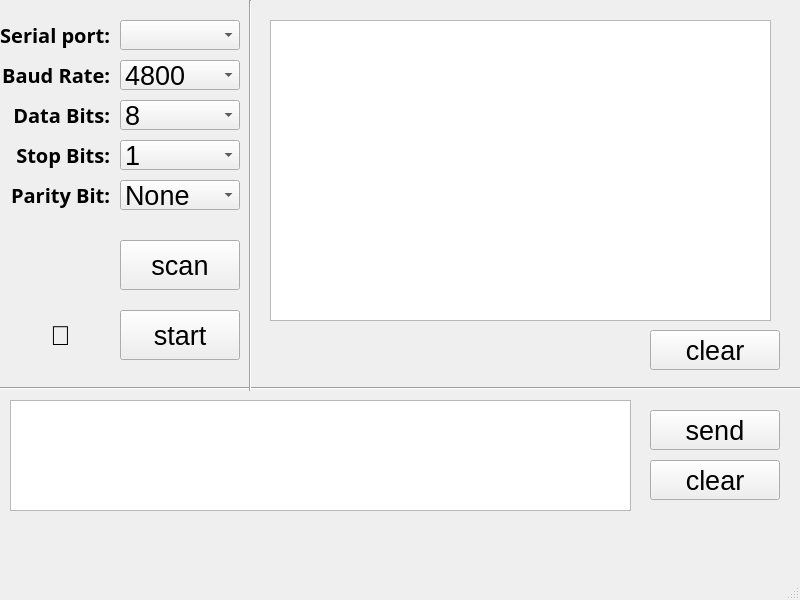
<?xml version="1.0" encoding="UTF-8"?>
<ui version="4.0">
 <class>MainWindow</class>
 <widget class="QMainWindow" name="MainWindow">
  <property name="geometry">
   <rect>
    <x>0</x>
    <y>0</y>
    <width>800</width>
    <height>600</height>
   </rect>
  </property>
  <property name="font">
   <font>
    <pointsize>20</pointsize>
   </font>
  </property>
  <property name="windowTitle">
   <string>MainWindow</string>
  </property>
  <widget class="QWidget" name="centralwidget">
   <widget class="Line" name="Hline">
    <property name="geometry">
     <rect>
      <x>0</x>
      <y>380</y>
      <width>801</width>
      <height>16</height>
     </rect>
    </property>
    <property name="orientation">
     <enum>Qt::Orientation::Horizontal</enum>
    </property>
   </widget>
   <widget class="Line" name="Vline">
    <property name="geometry">
     <rect>
      <x>240</x>
      <y>0</y>
      <width>20</width>
      <height>391</height>
     </rect>
    </property>
    <property name="orientation">
     <enum>Qt::Orientation::Vertical</enum>
    </property>
   </widget>
   <widget class="QLabel" name="serial_port">
    <property name="geometry">
     <rect>
      <x>-10</x>
      <y>20</y>
      <width>120</width>
      <height>30</height>
     </rect>
    </property>
    <property name="font">
     <font>
      <family>STLiti</family>
      <pointsize>15</pointsize>
      <italic>false</italic>
      <bold>true</bold>
     </font>
    </property>
    <property name="layoutDirection">
     <enum>Qt::LayoutDirection::LeftToRight</enum>
    </property>
    <property name="text">
     <string>Serial port:</string>
    </property>
    <property name="alignment">
     <set>Qt::AlignmentFlag::AlignRight|Qt::AlignmentFlag::AlignTrailing|Qt::AlignmentFlag::AlignVCenter</set>
    </property>
   </widget>
   <widget class="QLabel" name="baud_rate">
    <property name="geometry">
     <rect>
      <x>-10</x>
      <y>60</y>
      <width>120</width>
      <height>30</height>
     </rect>
    </property>
    <property name="font">
     <font>
      <family>STLiti</family>
      <pointsize>15</pointsize>
      <italic>false</italic>
      <bold>true</bold>
     </font>
    </property>
    <property name="layoutDirection">
     <enum>Qt::LayoutDirection::LeftToRight</enum>
    </property>
    <property name="text">
     <string>Baud Rate:</string>
    </property>
    <property name="alignment">
     <set>Qt::AlignmentFlag::AlignRight|Qt::AlignmentFlag::AlignTrailing|Qt::AlignmentFlag::AlignVCenter</set>
    </property>
   </widget>
   <widget class="QLabel" name="data_bits">
    <property name="geometry">
     <rect>
      <x>-10</x>
      <y>100</y>
      <width>120</width>
      <height>30</height>
     </rect>
    </property>
    <property name="font">
     <font>
      <family>STLiti</family>
      <pointsize>15</pointsize>
      <italic>false</italic>
      <bold>true</bold>
     </font>
    </property>
    <property name="layoutDirection">
     <enum>Qt::LayoutDirection::LeftToRight</enum>
    </property>
    <property name="text">
     <string>Data Bits:</string>
    </property>
    <property name="alignment">
     <set>Qt::AlignmentFlag::AlignRight|Qt::AlignmentFlag::AlignTrailing|Qt::AlignmentFlag::AlignVCenter</set>
    </property>
   </widget>
   <widget class="QLabel" name="stop_bits">
    <property name="geometry">
     <rect>
      <x>-10</x>
      <y>140</y>
      <width>120</width>
      <height>30</height>
     </rect>
    </property>
    <property name="font">
     <font>
      <family>STLiti</family>
      <pointsize>15</pointsize>
      <italic>false</italic>
      <bold>true</bold>
     </font>
    </property>
    <property name="layoutDirection">
     <enum>Qt::LayoutDirection::LeftToRight</enum>
    </property>
    <property name="text">
     <string>Stop Bits:</string>
    </property>
    <property name="alignment">
     <set>Qt::AlignmentFlag::AlignRight|Qt::AlignmentFlag::AlignTrailing|Qt::AlignmentFlag::AlignVCenter</set>
    </property>
   </widget>
   <widget class="QLabel" name="parity_bits">
    <property name="geometry">
     <rect>
      <x>-10</x>
      <y>180</y>
      <width>120</width>
      <height>30</height>
     </rect>
    </property>
    <property name="font">
     <font>
      <family>STLiti</family>
      <pointsize>15</pointsize>
      <italic>false</italic>
      <bold>true</bold>
     </font>
    </property>
    <property name="layoutDirection">
     <enum>Qt::LayoutDirection::LeftToRight</enum>
    </property>
    <property name="text">
     <string>Parity Bit:</string>
    </property>
    <property name="alignment">
     <set>Qt::AlignmentFlag::AlignRight|Qt::AlignmentFlag::AlignTrailing|Qt::AlignmentFlag::AlignVCenter</set>
    </property>
   </widget>
   <widget class="QComboBox" name="comboBox1">
    <property name="geometry">
     <rect>
      <x>120</x>
      <y>20</y>
      <width>120</width>
      <height>30</height>
     </rect>
    </property>
    <property name="font">
     <font>
      <pointsize>15</pointsize>
     </font>
    </property>
   </widget>
   <widget class="QComboBox" name="comboBox4">
    <property name="geometry">
     <rect>
      <x>120</x>
      <y>140</y>
      <width>120</width>
      <height>30</height>
     </rect>
    </property>
    <item>
     <property name="text">
      <string>1</string>
     </property>
    </item>
    <item>
     <property name="text">
      <string>1.5</string>
     </property>
    </item>
    <item>
     <property name="text">
      <string>2</string>
     </property>
    </item>
   </widget>
   <widget class="QComboBox" name="comboBox2">
    <property name="geometry">
     <rect>
      <x>120</x>
      <y>60</y>
      <width>120</width>
      <height>30</height>
     </rect>
    </property>
    <item>
     <property name="text">
      <string>4800</string>
     </property>
    </item>
    <item>
     <property name="text">
      <string>9600</string>
     </property>
    </item>
    <item>
     <property name="text">
      <string>14400</string>
     </property>
    </item>
   </widget>
   <widget class="QComboBox" name="comboBox3">
    <property name="geometry">
     <rect>
      <x>120</x>
      <y>100</y>
      <width>120</width>
      <height>30</height>
     </rect>
    </property>
    <item>
     <property name="text">
      <string>8</string>
     </property>
    </item>
    <item>
     <property name="text">
      <string>7</string>
     </property>
    </item>
    <item>
     <property name="text">
      <string>6</string>
     </property>
    </item>
    <item>
     <property name="text">
      <string>5</string>
     </property>
    </item>
   </widget>
   <widget class="QComboBox" name="comboBox5">
    <property name="geometry">
     <rect>
      <x>120</x>
      <y>180</y>
      <width>120</width>
      <height>30</height>
     </rect>
    </property>
    <item>
     <property name="text">
      <string>None</string>
     </property>
    </item>
    <item>
     <property name="text">
      <string>Odd</string>
     </property>
    </item>
    <item>
     <property name="text">
      <string>Even</string>
     </property>
    </item>
   </widget>
   <widget class="QPushButton" name="start">
    <property name="geometry">
     <rect>
      <x>120</x>
      <y>310</y>
      <width>120</width>
      <height>50</height>
     </rect>
    </property>
    <property name="font">
     <font>
      <pointsize>20</pointsize>
     </font>
    </property>
    <property name="text">
     <string>start</string>
    </property>
   </widget>
   <widget class="QPushButton" name="scan">
    <property name="geometry">
     <rect>
      <x>120</x>
      <y>240</y>
      <width>120</width>
      <height>50</height>
     </rect>
    </property>
    <property name="font">
     <font>
      <pointsize>20</pointsize>
     </font>
    </property>
    <property name="text">
     <string>scan</string>
    </property>
   </widget>
   <widget class="QLabel" name="label">
    <property name="geometry">
     <rect>
      <x>50</x>
      <y>310</y>
      <width>50</width>
      <height>50</height>
     </rect>
    </property>
    <property name="text">
     <string>🔴</string>
    </property>
   </widget>
   <widget class="QTextEdit" name="text_send">
    <property name="geometry">
     <rect>
      <x>10</x>
      <y>400</y>
      <width>621</width>
      <height>111</height>
     </rect>
    </property>
   </widget>
   <widget class="QPushButton" name="send">
    <property name="geometry">
     <rect>
      <x>650</x>
      <y>410</y>
      <width>130</width>
      <height>40</height>
     </rect>
    </property>
    <property name="font">
     <font>
      <pointsize>20</pointsize>
     </font>
    </property>
    <property name="text">
     <string>send</string>
    </property>
   </widget>
   <widget class="QPushButton" name="clear_send">
    <property name="geometry">
     <rect>
      <x>650</x>
      <y>460</y>
      <width>130</width>
      <height>40</height>
     </rect>
    </property>
    <property name="font">
     <font>
      <pointsize>20</pointsize>
     </font>
    </property>
    <property name="text">
     <string>clear</string>
    </property>
   </widget>
   <widget class="QPushButton" name="clear_receive">
    <property name="geometry">
     <rect>
      <x>650</x>
      <y>330</y>
      <width>130</width>
      <height>40</height>
     </rect>
    </property>
    <property name="font">
     <font>
      <pointsize>20</pointsize>
     </font>
    </property>
    <property name="text">
     <string>clear</string>
    </property>
   </widget>
   <widget class="QTextEdit" name="text_receive">
    <property name="geometry">
     <rect>
      <x>270</x>
      <y>20</y>
      <width>501</width>
      <height>301</height>
     </rect>
    </property>
    <property name="readOnly">
     <bool>true</bool>
    </property>
   </widget>
  </widget>
  <widget class="QMenuBar" name="menubar">
   <property name="geometry">
    <rect>
     <x>0</x>
     <y>0</y>
     <width>800</width>
     <height>33</height>
    </rect>
   </property>
  </widget>
  <widget class="QStatusBar" name="statusbar"/>
 </widget>
 <resources/>
 <connections/>
</ui>
